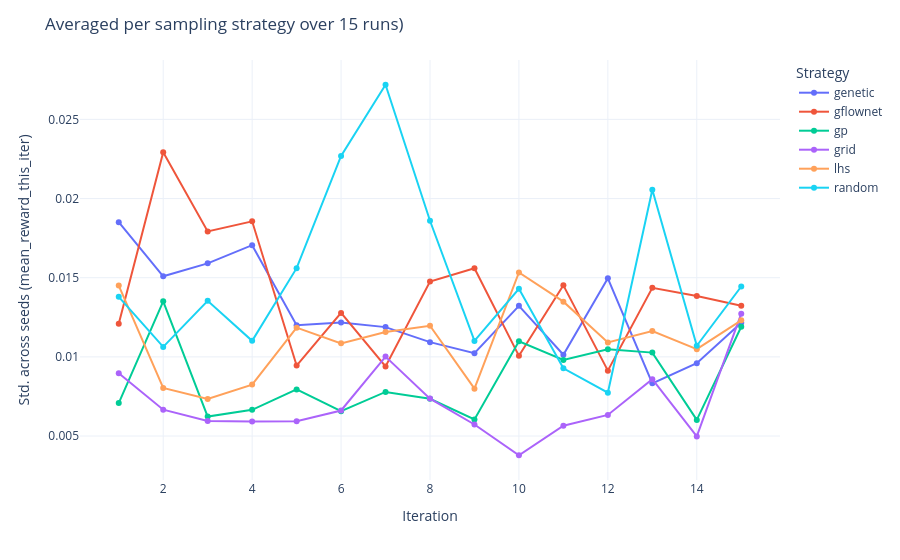

Notebook cell for this chart:
### Code cell
plot_seed_variance(metrics, metric="mean_reward_this_iter")

### Figure 1 — Plotly figure (JSON) as saved in the notebook; plotly's stock layout.template omitted (floating-point values rounded to 4 significant figures)
{"data": [{"hovertemplate": "sampling_strategy=genetic<br>iteration=%{x}<br>std=%{y}<extra></extra>", "legendgroup": "genetic", "line": {"color": "#636efa", "dash": "solid"}, "marker": {"symbol": "circle"}, "mode": "lines+markers", "name": "genetic", "orientation": "v", "showlegend": true, "type": "scatter", "x": [1, 2, 3, 4, 5, 6, 7, 8, 9, 10, 11, 12, 13, 14, 15], "xaxis": "x", "y": [0.01851, 0.01509, 0.01591, 0.01706, 0.012, 0.01217, 0.01188, 0.01093, 0.01023, 0.01322, 0.01013, 0.01496, 0.008325, 0.009602, 0.01216], "yaxis": "y"}, {"hovertemplate": "sampling_strategy=gflownet<br>iteration=%{x}<br>std=%{y}<extra></extra>", "legendgroup": "gflownet", "line": {"color": "#EF553B", "dash": "solid"}, "marker": {"symbol": "circle"}, "mode": "lines+markers", "name": "gflownet", "orientation": "v", "showlegend": true, "type": "scatter", "x": [1, 2, 3, 4, 5, 6, 7, 8, 9, 10, 11, 12, 13, 14, 15], "xaxis": "x", "y": [0.01209, 0.02293, 0.01792, 0.01856, 0.00945, 0.01278, 0.009393, 0.01476, 0.0156, 0.01006, 0.01452, 0.009129, 0.01436, 0.01384, 0.01323], "yaxis": "y"}, {"hovertemplate": "sampling_strategy=gp<br>iteration=%{x}<br>std=%{y}<extra></extra>", "legendgroup": "gp", "line": {"color": "#00cc96", "dash": "solid"}, "marker": {"symbol": "circle"}, "mode": "lines+markers", "name": "gp", "orientation": "v", "showlegend": true, "type": "scatter", "x": [1, 2, 3, 4, 5, 6, 7, 8, 9, 10, 11, 12, 13, 14, 15], "xaxis": "x", "y": [0.007083, 0.01351, 0.00623, 0.006656, 0.007941, 0.00657, 0.007784, 0.007354, 0.006042, 0.01099, 0.009808, 0.01048, 0.01027, 0.006018, 0.0119], "yaxis": "y"}, {"hovertemplate": "sampling_strategy=grid<br>iteration=%{x}<br>std=%{y}<extra></extra>", "legendgroup": "grid", "line": {"color": "#ab63fa", "dash": "solid"}, "marker": {"symbol": "circle"}, "mode": "lines+markers", "name": "grid", "orientation": "v", "showlegend": true, "type": "scatter", "x": [1, 2, 3, 4, 5, 6, 7, 8, 9, 10, 11, 12, 13, 14, 15], "xaxis": "x", "y": [0.008964, 0.006664, 0.005954, 0.005916, 0.005936, 0.006611, 0.01002, 0.007362, 0.005727, 0.003784, 0.005654, 0.006331, 0.00859, 0.004973, 0.01273], "yaxis": "y"}, {"hovertemplate": "sampling_strategy=lhs<br>iteration=%{x}<br>std=%{y}<extra></extra>", "legendgroup": "lhs", "line": {"color": "#FFA15A", "dash": "solid"}, "marker": {"symbol": "circle"}, "mode": "lines+markers", "name": "lhs", "orientation": "v", "showlegend": true, "type": "scatter", "x": [1, 2, 3, 4, 5, 6, 7, 8, 9, 10, 11, 12, 13, 14, 15], "xaxis": "x", "y": [0.0145, 0.008037, 0.007334, 0.008247, 0.01184, 0.01085, 0.01157, 0.01196, 0.007992, 0.01533, 0.01349, 0.01091, 0.01163, 0.01049, 0.01231], "yaxis": "y"}, {"hovertemplate": "sampling_strategy=random<br>iteration=%{x}<br>std=%{y}<extra></extra>", "legendgroup": "random", "line": {"color": "#19d3f3", "dash": "solid"}, "marker": {"symbol": "circle"}, "mode": "lines+markers", "name": "random", "orientation": "v", "showlegend": true, "type": "scatter", "x": [1, 2, 3, 4, 5, 6, 7, 8, 9, 10, 11, 12, 13, 14, 15], "xaxis": "x", "y": [0.01379, 0.01063, 0.01354, 0.01101, 0.0156, 0.02269, 0.02719, 0.0186, 0.01101, 0.0143, 0.009278, 0.007736, 0.02055, 0.0107, 0.01445], "yaxis": "y"}], "layout": {"legend": {"title": {"text": "Strategy"}, "tracegroupgap": 0}, "margin": {"t": 60}, "title": {"text": "Averaged per sampling strategy over 15 runs)"}, "xaxis": {"anchor": "y", "domain": [0, 1], "title": {"text": "Iteration"}}, "yaxis": {"anchor": "x", "domain": [0, 1], "title": {"text": "Std. across seeds (mean_reward_this_iter)"}}}}
